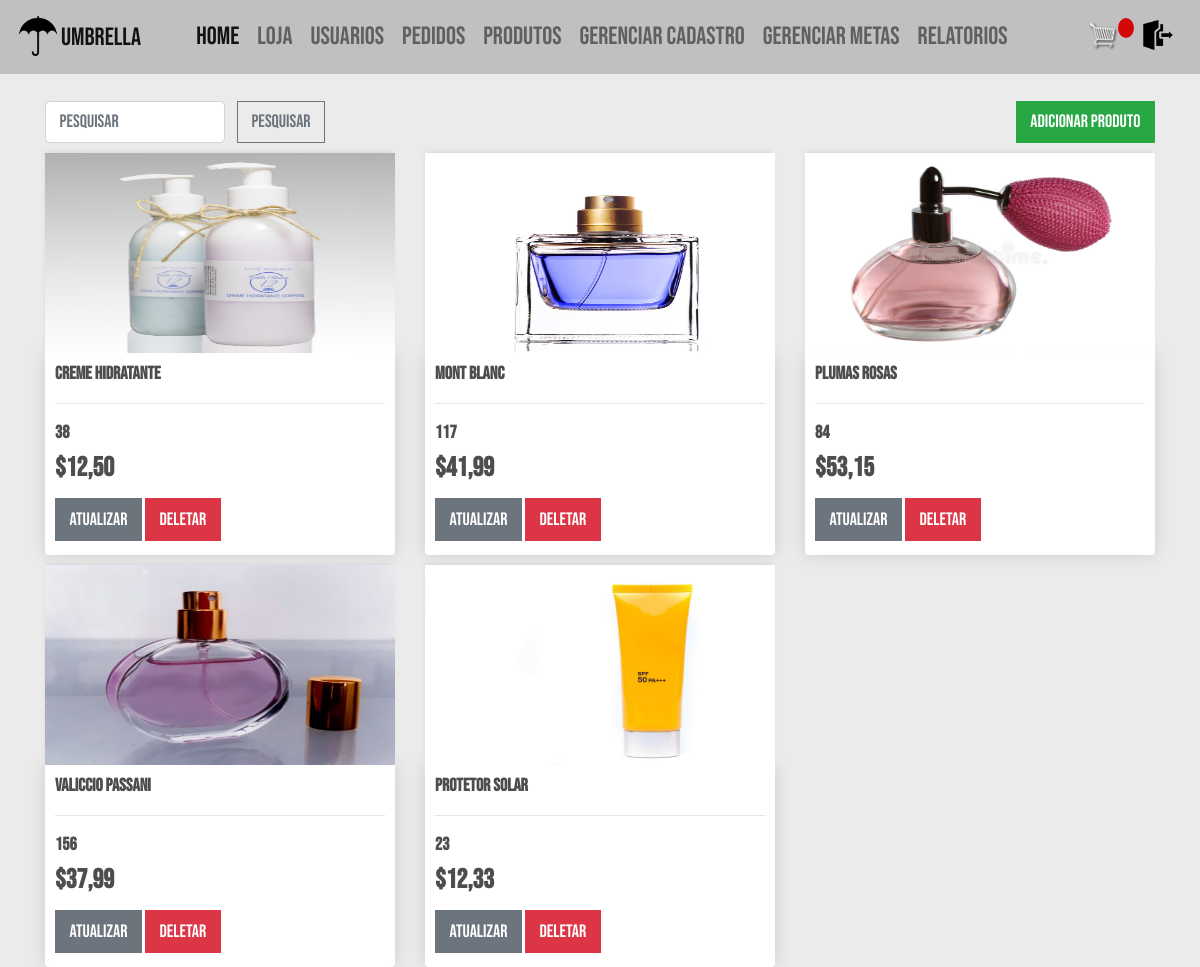
/cadastro_produtos/ (signed in), run on an earlier commit of the app's database.
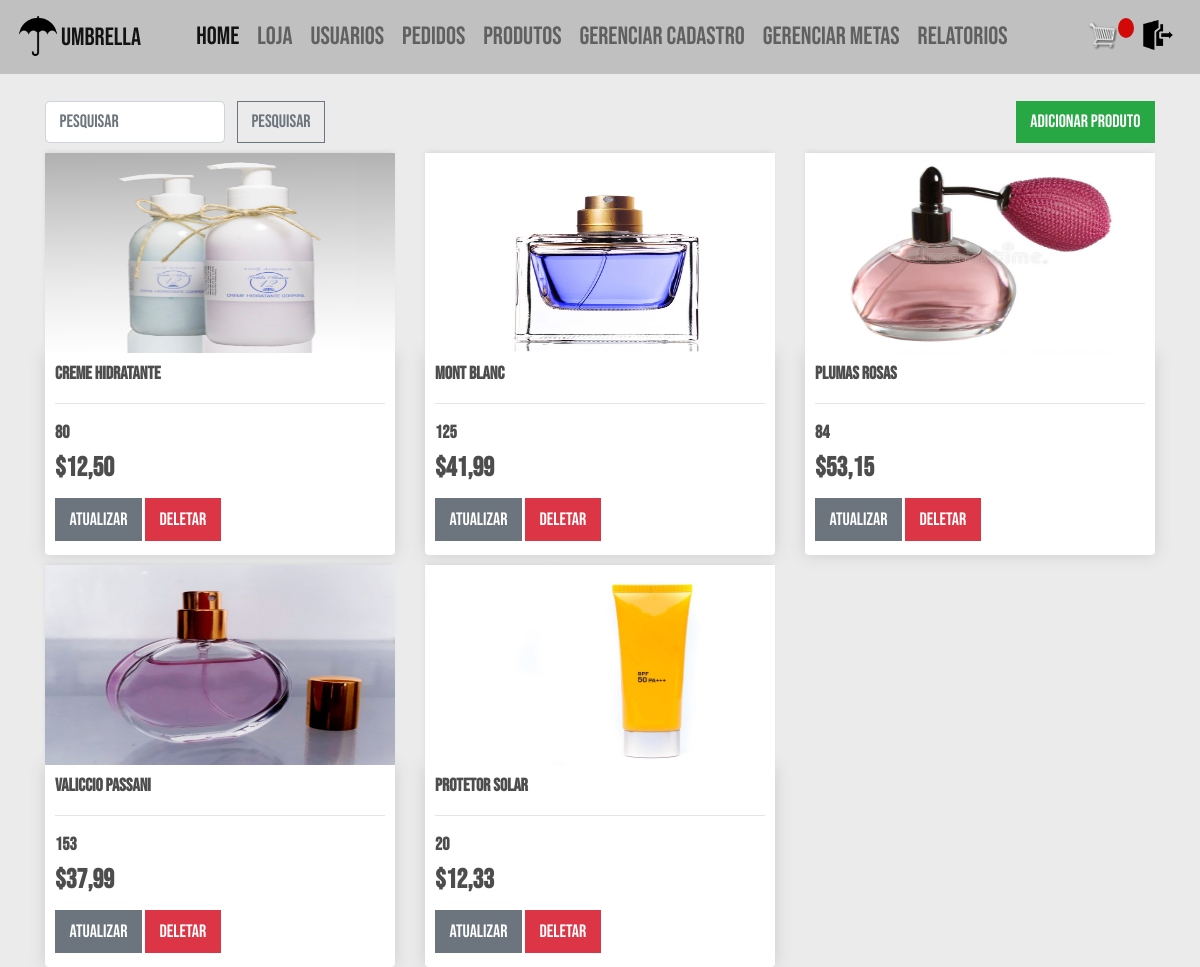
And on a later commit of the database.
### vendas/models.py (models this page shows, shortened)
class Produto(models.Model):
    codigo = models.IntegerField(
        _("codigo do produto"), unique=True)
    descricao = models.CharField(_("descrição"), max_length=200, null=True)
    nome = models.CharField(_("nome do produto"),
                            max_length=100, unique=True, null=True)
    qtde_estoque = models.PositiveIntegerField(
        _("quantidade em estoque"), null=True)
    preco = models.FloatField(_("preço do produto"), null=True)
    image = models.ImageField(null=True, blank=True)
    @property
    def imageURL(self):
        try:
            url = self.image.url
        except:
            url = ''
        return url

### vendas/views.py (the view)
# urls.py: path('cadastro_produtos/', views.lista_produtos, name='cadastro_produtos'),
@login_required
@user_passes_test(supervisor_franquia_check)
def lista_produtos(request):
    produtos = Produto.objects.all()
    return render(request, "vendas/cadastro_produtos.html", {'produtos': produtos})

### users/models.py (called while the page is built)
    def __str__(self):
        return self.email

### vendas/views.py (called while the page is built)
def supervisor_franquia_check(user):
    if user.type == 'SUPERVISOR' or user.type == 'FRANQUIA':
        return True
    else:
        return False

### vendas/templates/vendas/cadastro_produtos.html
{% extends 'vendas/base.html' %}
{% load static %}
{% block content %}
	<form class="form-inline" action="{% url 'pesquisa_produtos' %}" method="get" style="display: inline;">
		<input class="form-control mr-sm-2" name="q" type="search" placeholder="Pesquisar" aria-label="Pesquisar">
		<button class="btn btn-outline-secondary my-2 my-sm-0" type="submit">Pesquisar</button>
  	</form>
	<a class="btn btn-success add-prod" href="{% url 'adicionar_produto' %}">Adicionar produto</a>
	<div class="row">
		{% for produto in produtos %}
			<div class="col-lg-4">
				<img class="thumbnail" src="{{produto.imageURL}}">
				<div class="box-element product">
					<h6><strong>{{produto.nome}}</strong></h6>
					<hr>
					<h6><strong>{{produto.qtde_estoque}}</strong></h6>
                    <h4 tyle="display: inline-block; float: right"><strong>${{produto.preco|floatformat:2}}</strong></h4>
                    <div>
                        <a class="btn btn-secondary btn-me mt-1 mb-1" href="{% url 'atualizar_produto' produto.id %}">Atualizar</a>
                        <a class="btn btn-danger btn-me mt-1 mb-1" href="{% url 'deletar_produto' produto.id %}">Deletar</a>
                    </div>
				</div>
			</div>
		{% endfor %}
	</div>
{% endblock content %}

### vendas/templates/vendas/base.html (shortened to what this page needs)
<!DOCTYPE html>
{% load static %}
<html lang="en">
<head>
  <link rel="stylesheet" href="https://stackpath.bootstrapcdn.com/bootstrap/4.4.1/css/bootstrap.min.css">
  <link rel="stylesheet" type="text/css" href="{% static 'vendas/css/style.css' %}">
</head>
<body>
	<nav class="navbar navbar-expand-lg navbar-light bg-dark">
		<a class="navbar-brand" href="{% url 'vendas-home' %}"><img src="../../static/vendas/images/logo.png" alt="">UMBRELLA</a>
		<div class="nav-container">
		{% if request.user.type == 'REVENDEDOR' or request.user.type == 'LOJA'%}
			<div class="collapse navbar-collapse" id="navbarNavDropdown">
				<ul class="navbar-nav mr-auto">
					<li class="nav-item active">
						<a class="nav-link" href="{% url 'vendas-home' %}">Home<span class="sr-only">(Página atual)</span></a>
					</li>
					<li class="nav-item">
						<a class="nav-link" href="{% url 'produtos' %}">Fazer Pedido</a>
					</li>
					<li class="nav-item">
						<a class="nav-link" href="{% url 'meus_pedidos' %}">Meus Pedidos</a>
					</li>
					<li class="nav-item">
						<a class="nav-link" href="{% url 'perfil' %}">Gerenciar Cadastro</a>
					</li>
				</ul>
			</div>
		{% elif request.user.type == 'FRANQUIA' %}
			<div class="collapse navbar-collapse" id="navbarNavDropdown">
				<ul class="navbar-nav mr-auto">
					<li class="nav-item active">
						<a class="nav-link" href="{% url 'vendas-home' %}">Home<span class="sr-only">(Página atual)</span></a>
					</li>
					<li class="nav-item">
						<a class="nav-link" href="{% url 'produtos' %}">Loja</a>
					</li>
					<li class="nav-item">
						<a class="nav-link" href="{% url 'usuarios' %}">Usuarios</a>
					</li>
					<li class="nav-item">
						<a class="nav-link" href="{% url 'pedidos' %}">Pedidos</a>
					</li>
					<li class="nav-item">
						<a class="nav-link" href="{% url 'cadastro_produtos' %}">Produtos</a>
					</li>
					<li class="nav-item">
						<a class="nav-link" href="{% url 'perfil' %}">Gerenciar Cadastro</a>
					</li>
					<li class="nav-item">
						<a class="nav-link" href="{% url 'metas' %}">Gerenciar Metas</a>
					</li>
					<li class="nav-item">
						<a class="nav-link" href="{% url 'relatorios' %}">Relatorios</a>
					</li>
				</ul>
			</div>
		{% endif %}
		</div>
	    <ul class="navbar-nav ml-auto">
			<div class="form-inline my-2 my-lg-0">
				<a href="{% url 'carrinho' %}">
				<img  id="carrinho-icon" src="{% static 'vendas/images/cart.png' %}">
				</a>
				<p id="carrinho-total">{{itensCarrinho}}</p>
			</div>
			<li class="nav-item">
				<a class="nav-link" href="{% url 'logout' %}"> <img class="img-icone" src="{% static 'vendas/images/leave.png' %}"> </a>
			</li>
		</ul>
	</nav>
    <div class="container">
		<br>
		{% block content %}
		{% endblock content %}
    </div>
</body>
</html>
</html>
{% load sweetify %}

### vendas/static/vendas/css/style.css (style rules this page uses)
html { font-size: 18px; }
body { margin: 0; padding: 0; font-family: 'Bebas Neue', sans-serif; background-color: #EBEBEB; background-size: cover; background-repeat: no-repeat; background-position: center; height: 100vh; }
.navbar-brand img { width: 40px; margin-right: 3px; }
.nav-container { margin: auto; }
.navbar-brand { position: relative; top: -1px; font-size: 25px; }
.navbar { font-size: 25px; }
h1, h2, h3, h4, h5, h6 { color: hsl(0, 0%, 30%); }
.box-element { box-shadow: hsl(0, 0%, 80%) 0 0 16px; background-color: #fff; border-radius: 4px; padding: 10px; }
.thumbnail { width: 100%; height: 200px; -webkit-box-shadow: -1px -3px 5px -2px rgba(214, 214, 214, 1); -moz-box-shadow: -1px -3px 5px -2px rgba(214, 214, 214, 1); box-shadow: -1px -3px 5px -2px rgba(214, 214, 214, 1); }
.product { border-radius: 0 0 4px 4px; }
.bg-dark { background-color: #c0c0c0 !important; }
#carrinho-icon { width: 30px; display: inline-block; margin-left: 15px; }
#carrinho-total { display: block; text-align: center; color: #fff; background-color: rgb(211, 8, 8); width: 16px; height: 20px; border-radius: 50%; font-size: 14px; }
.col-lg-4, .col-lg-6, .col-lg-8, .col-lg-12 { margin-top: 10px; }
.btn { border-radius: 0; }
.img-icone { width: 30px; }
.add-prod { float: right; }

What changed in the data, as far as the page shows it:
changed Produto "creme hidratante": qtde_estoque "38" → "80"
changed Produto "mont blanc": qtde_estoque "117" → "125"
changed Produto "valiccio passani": qtde_estoque "156" → "153"
changed Produto "protetor solar": qtde_estoque "23" → "20"
